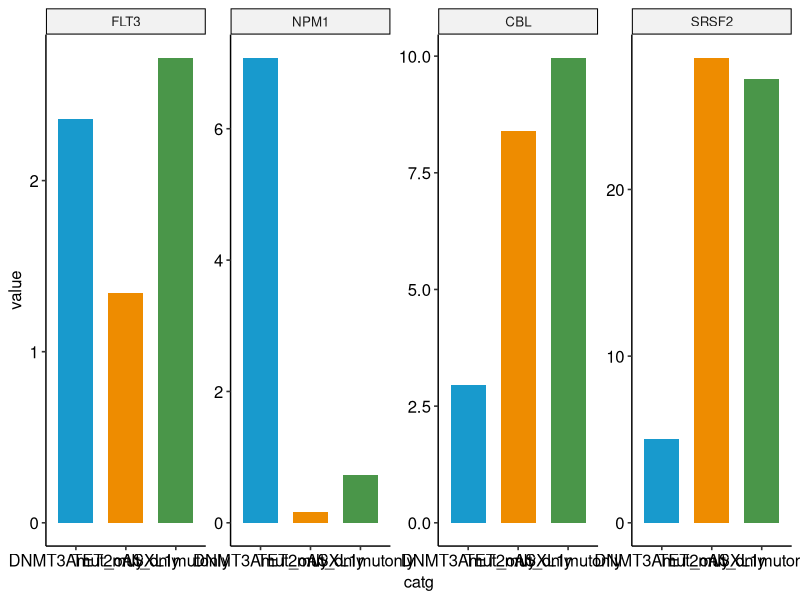

Generate this figure with R:
#!/usr/bin/Rscript
library(ggpubr)
setwd("C:/Bowman/AML-longitudinal/final-version/fig4//fig4f-MDS-IWG")
data=read.table("mutations.txt",sep="\t",header=TRUE)  # from cbioportal
subdat = data[,3:9]
subdat[subdat == "WT"] = 0
subdat[subdat!= 0] = 1

dataDN = as.data.frame(as.matrix(sapply(subdat, as.numeric))) 

# mutually exclusive
datad = dataDN[dataDN$DNMT3A == 1 & dataDN$TET2 == 0 & dataDN$ASXL1 == 0 ,]
datat = dataDN[dataDN$DNMT3A == 0 & dataDN$TET2 == 1 & dataDN$ASXL1 == 0,]
datab = dataDN[dataDN$DNMT3A == 0 & dataDN$TET2 == 0 & dataDN$ASXL1 == 1,]

d1 = cbind(rownames(datad),datad$patient,datad$stage,"DNMT3Amut")
d2 = cbind(rownames(datat),datat$patient,datat$stage,"TET2mut")
d3 = cbind(rownames(datab),datab$patient,datab$stage,"ASXL1mut")
sampled2 = as.data.frame(rbind(d1,d2,d3))
write.table(sampled2,"diagnosis.any.DNMT3A-TET2-ASXL1.samples.MDS.txt",sep="\t",row.names=FALSE)

dmut = colSums(datad[,1:7])
dwt = nrow(datad) - dmut
dd = cbind(dmut,dwt)

tmut = colSums(datat[,1:7])
twt = nrow(datat) - tmut
tt = cbind(tmut,twt)

bmut = colSums(datab[,1:7])
bwt = nrow(datab) - bmut
bt = cbind(bmut,bwt)

all(rownames(dd)==rownames(tt))
all(rownames(dd)==rownames(bt))

fdata = cbind(dd,tt,bt)

##### 3 group barplots
fdata2 = as.data.frame(fdata[c("FLT3","NPM1","CBL","SRSF2"),])
fdata2$dpct = fdata2$dmut/(fdata2$dmut+fdata2$dwt)*100
fdata2$tpct = fdata2$tmut/(fdata2$tmut+fdata2$twt)*100
fdata2$bpct = fdata2$bmut/(fdata2$bmut+fdata2$bwt)*100

fdata3 = as.data.frame(t(fdata2))[c("dpct","tpct","bpct"),]
rownames(fdata3) = c("DNMT3Amut_only","TET2mut_only","ASXL1mutonly")
fdata3$catg = rownames(fdata3)
library(reshape2)
fdata4 = melt(fdata3)
fdata4$catg = factor(fdata4$catg,levels=c("DNMT3Amut_only","TET2mut_only","ASXL1mutonly"))

pdf("dnmt3a-vs-tet2-vs-ASXL1-MDS.mut-freqs.barplot.pdf",height=3,width=10,useDingbats=FALSE)
ggbarplot(fdata4,x="catg",y="value",fill="catg",color=NA,position = position_dodge(0.8),palette=c("#189ACD","#EE8C00","#4A9649"),facet.by="variable",ncol=4,scales="free_y")+ theme_pubr()+rremove("legend") 
dev.off()

# FLT3
fisher.test(rbind(c(8,331),c(8,587)))
fisher.test(rbind(c(8,331),c(15,537)))
fisher.test(rbind(c(8,587),c(15,537)))

#NPM1
fisher.test(rbind(c(24,315),c(1,594)))
fisher.test(rbind(c(24,315),c(4,548)))
fisher.test(rbind(c(1,594),c(4,548)))

#CBL
fisher.test(rbind(c(10,329),c(50,545)))
fisher.test(rbind(c(10,329),c(55,497)))
fisher.test(rbind(c(50,545),c(55,497)))

#SRSF2
fisher.test(rbind(c(17,322),c(166,429)))$p.value
fisher.test(rbind(c(17,322),c(147,405)))$p.value
fisher.test(rbind(c(166,429),c(147,405)))